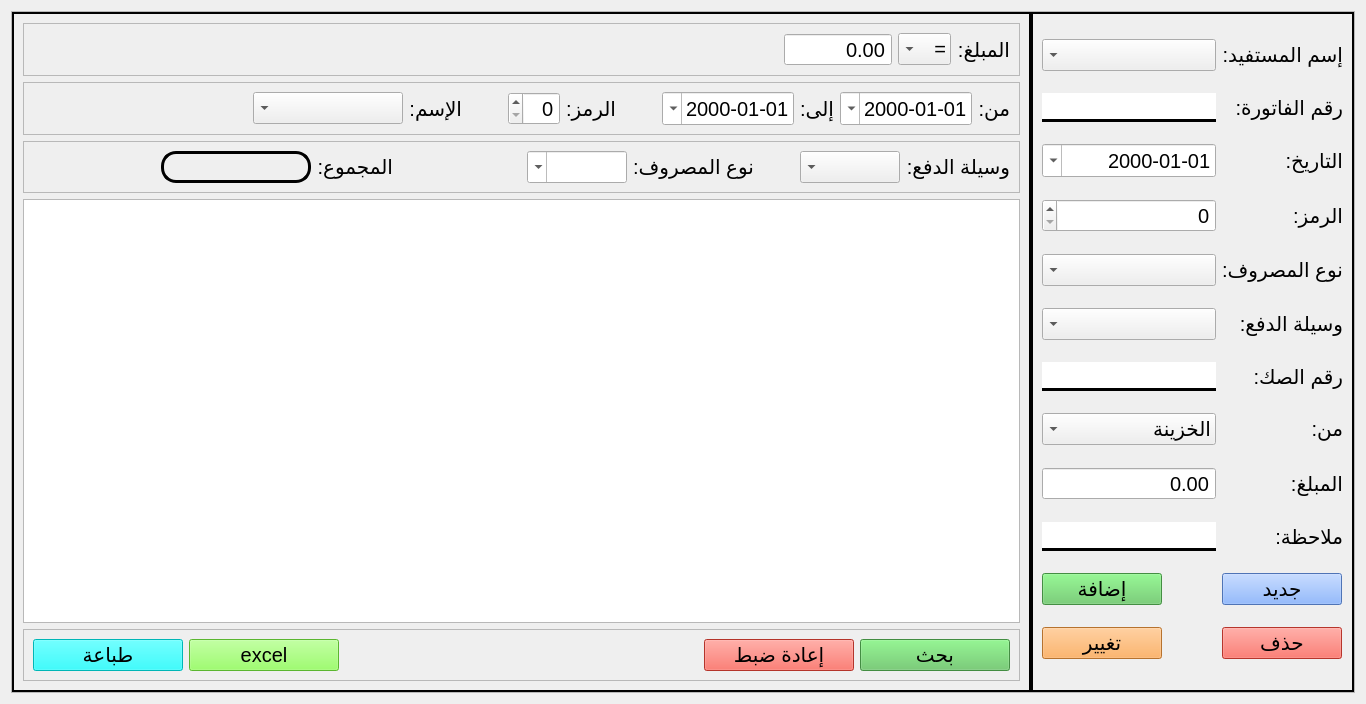
<?xml version="1.0" encoding="UTF-8"?>
<ui version="4.0">
 <class>outmoney</class>
 <widget class="QWidget" name="outmoney">
  <property name="geometry">
   <rect>
    <x>0</x>
    <y>0</y>
    <width>1366</width>
    <height>704</height>
   </rect>
  </property>
  <property name="windowTitle">
   <string>Form</string>
  </property>
  <layout class="QGridLayout" name="gridLayout">
   <item row="0" column="0">
    <widget class="QStackedWidget" name="stackedWidget">
     <property name="sizePolicy">
      <sizepolicy hsizetype="Preferred" vsizetype="Expanding">
       <horstretch>0</horstretch>
       <verstretch>0</verstretch>
      </sizepolicy>
     </property>
     <property name="minimumSize">
      <size>
       <width>0</width>
       <height>100</height>
      </size>
     </property>
     <property name="font">
      <font>
       <pointsize>25</pointsize>
      </font>
     </property>
     <property name="frameShape">
      <enum>QFrame::Shape::StyledPanel</enum>
     </property>
     <property name="frameShadow">
      <enum>QFrame::Shadow::Raised</enum>
     </property>
     <property name="currentIndex">
      <number>0</number>
     </property>
     <widget class="QWidget" name="stackedWidgetPage1">
      <layout class="QHBoxLayout" name="horizontalLayout">
       <property name="spacing">
        <number>0</number>
       </property>
       <property name="leftMargin">
        <number>0</number>
       </property>
       <property name="topMargin">
        <number>0</number>
       </property>
       <property name="rightMargin">
        <number>0</number>
       </property>
       <property name="bottomMargin">
        <number>0</number>
       </property>
       <item>
        <widget class="QFrame" name="frame_3">
         <property name="sizePolicy">
          <sizepolicy hsizetype="Expanding" vsizetype="Expanding">
           <horstretch>0</horstretch>
           <verstretch>0</verstretch>
          </sizepolicy>
         </property>
         <property name="frameShape">
          <enum>QFrame::Shape::Box</enum>
         </property>
         <property name="frameShadow">
          <enum>QFrame::Shadow::Plain</enum>
         </property>
         <property name="lineWidth">
          <number>2</number>
         </property>
         <layout class="QVBoxLayout" name="verticalLayout_2">
          <item>
           <widget class="QFrame" name="frame_5">
            <property name="frameShape">
             <enum>QFrame::Shape::StyledPanel</enum>
            </property>
            <property name="frameShadow">
             <enum>QFrame::Shadow::Raised</enum>
            </property>
            <layout class="QHBoxLayout" name="horizontalLayout_4">
             <item>
              <spacer name="horizontalSpacer_4">
               <property name="orientation">
                <enum>Qt::Orientation::Horizontal</enum>
               </property>
               <property name="sizeType">
                <enum>QSizePolicy::Policy::Expanding</enum>
               </property>
               <property name="sizeHint" stdset="0">
                <size>
                 <width>40</width>
                 <height>20</height>
                </size>
               </property>
              </spacer>
             </item>
             <item>
              <widget class="QDoubleSpinBox" name="price_search">
               <property name="font">
                <font>
                 <pointsize>15</pointsize>
                </font>
               </property>
               <property name="layoutDirection">
                <enum>Qt::LayoutDirection::RightToLeft</enum>
               </property>
               <property name="alignment">
                <set>Qt::AlignmentFlag::AlignRight|Qt::AlignmentFlag::AlignTrailing|Qt::AlignmentFlag::AlignVCenter</set>
               </property>
               <property name="buttonSymbols">
                <enum>QAbstractSpinBox::ButtonSymbols::NoButtons</enum>
               </property>
               <property name="maximum">
                <double>111111111111111113774877033367601152.000000000000000</double>
               </property>
              </widget>
             </item>
             <item>
              <widget class="QComboBox" name="operatore">
               <property name="font">
                <font>
                 <pointsize>15</pointsize>
                </font>
               </property>
               <property name="layoutDirection">
                <enum>Qt::LayoutDirection::RightToLeft</enum>
               </property>
               <item>
                <property name="text">
                 <string>=</string>
                </property>
               </item>
               <item>
                <property name="text">
                 <string>&lt;</string>
                </property>
               </item>
               <item>
                <property name="text">
                 <string>&gt;</string>
                </property>
               </item>
               <item>
                <property name="text">
                 <string>&gt;=</string>
                </property>
               </item>
               <item>
                <property name="text">
                 <string>&lt;=</string>
                </property>
               </item>
              </widget>
             </item>
             <item>
              <widget class="QLabel" name="label_7">
               <property name="font">
                <font>
                 <pointsize>15</pointsize>
                </font>
               </property>
               <property name="text">
                <string>المبلغ:</string>
               </property>
              </widget>
             </item>
            </layout>
           </widget>
          </item>
          <item>
           <widget class="QFrame" name="frame_2">
            <property name="frameShape">
             <enum>QFrame::Shape::StyledPanel</enum>
            </property>
            <property name="frameShadow">
             <enum>QFrame::Shadow::Raised</enum>
            </property>
            <layout class="QHBoxLayout" name="horizontalLayout_3">
             <item>
              <spacer name="horizontalSpacer_6">
               <property name="orientation">
                <enum>Qt::Orientation::Horizontal</enum>
               </property>
               <property name="sizeHint" stdset="0">
                <size>
                 <width>40</width>
                 <height>20</height>
                </size>
               </property>
              </spacer>
             </item>
             <item>
              <widget class="QComboBox" name="name_search">
               <property name="minimumSize">
                <size>
                 <width>150</width>
                 <height>0</height>
                </size>
               </property>
               <property name="font">
                <font>
                 <pointsize>15</pointsize>
                </font>
               </property>
               <property name="layoutDirection">
                <enum>Qt::LayoutDirection::RightToLeft</enum>
               </property>
              </widget>
             </item>
             <item>
              <widget class="QLabel" name="label_16">
               <property name="font">
                <font>
                 <pointsize>15</pointsize>
                </font>
               </property>
               <property name="text">
                <string>الإسم:</string>
               </property>
              </widget>
             </item>
             <item>
              <spacer name="horizontalSpacer_9">
               <property name="orientation">
                <enum>Qt::Orientation::Horizontal</enum>
               </property>
               <property name="sizeType">
                <enum>QSizePolicy::Policy::Fixed</enum>
               </property>
               <property name="sizeHint" stdset="0">
                <size>
                 <width>40</width>
                 <height>20</height>
                </size>
               </property>
              </spacer>
             </item>
             <item>
              <widget class="QSpinBox" name="code">
               <property name="font">
                <font>
                 <pointsize>15</pointsize>
                </font>
               </property>
               <property name="layoutDirection">
                <enum>Qt::LayoutDirection::RightToLeft</enum>
               </property>
               <property name="alignment">
                <set>Qt::AlignmentFlag::AlignRight|Qt::AlignmentFlag::AlignTrailing|Qt::AlignmentFlag::AlignVCenter</set>
               </property>
              </widget>
             </item>
             <item>
              <widget class="QLabel" name="label_12">
               <property name="font">
                <font>
                 <pointsize>15</pointsize>
                </font>
               </property>
               <property name="text">
                <string>الرمز:</string>
               </property>
              </widget>
             </item>
             <item>
              <spacer name="horizontalSpacer_5">
               <property name="orientation">
                <enum>Qt::Orientation::Horizontal</enum>
               </property>
               <property name="sizeType">
                <enum>QSizePolicy::Policy::Fixed</enum>
               </property>
               <property name="sizeHint" stdset="0">
                <size>
                 <width>40</width>
                 <height>20</height>
                </size>
               </property>
              </spacer>
             </item>
             <item>
              <widget class="QDateEdit" name="to">
               <property name="font">
                <font>
                 <pointsize>15</pointsize>
                </font>
               </property>
               <property name="layoutDirection">
                <enum>Qt::LayoutDirection::RightToLeft</enum>
               </property>
               <property name="alignment">
                <set>Qt::AlignmentFlag::AlignRight|Qt::AlignmentFlag::AlignTrailing|Qt::AlignmentFlag::AlignVCenter</set>
               </property>
               <property name="displayFormat">
                <string>dd-MM-yyyy</string>
               </property>
               <property name="calendarPopup">
                <bool>true</bool>
               </property>
              </widget>
             </item>
             <item>
              <widget class="QLabel" name="label_8">
               <property name="font">
                <font>
                 <pointsize>15</pointsize>
                </font>
               </property>
               <property name="text">
                <string>إلى:</string>
               </property>
              </widget>
             </item>
             <item>
              <widget class="QDateEdit" name="du">
               <property name="font">
                <font>
                 <pointsize>15</pointsize>
                </font>
               </property>
               <property name="layoutDirection">
                <enum>Qt::LayoutDirection::RightToLeft</enum>
               </property>
               <property name="alignment">
                <set>Qt::AlignmentFlag::AlignRight|Qt::AlignmentFlag::AlignTrailing|Qt::AlignmentFlag::AlignVCenter</set>
               </property>
               <property name="displayFormat">
                <string>dd-MM-yyyy</string>
               </property>
               <property name="calendarPopup">
                <bool>true</bool>
               </property>
              </widget>
             </item>
             <item>
              <widget class="QLabel" name="label_9">
               <property name="font">
                <font>
                 <pointsize>15</pointsize>
                </font>
               </property>
               <property name="text">
                <string>من:</string>
               </property>
              </widget>
             </item>
            </layout>
           </widget>
          </item>
          <item>
           <widget class="QFrame" name="frame_6">
            <property name="frameShape">
             <enum>QFrame::Shape::StyledPanel</enum>
            </property>
            <property name="frameShadow">
             <enum>QFrame::Shadow::Raised</enum>
            </property>
            <layout class="QHBoxLayout" name="horizontalLayout_2">
             <item>
              <spacer name="horizontalSpacer_8">
               <property name="orientation">
                <enum>Qt::Orientation::Horizontal</enum>
               </property>
               <property name="sizeHint" stdset="0">
                <size>
                 <width>40</width>
                 <height>20</height>
                </size>
               </property>
              </spacer>
             </item>
             <item>
              <widget class="QLabel" name="total">
               <property name="minimumSize">
                <size>
                 <width>150</width>
                 <height>0</height>
                </size>
               </property>
               <property name="maximumSize">
                <size>
                 <width>16777215</width>
                 <height>50</height>
                </size>
               </property>
               <property name="font">
                <font>
                 <pointsize>15</pointsize>
                </font>
               </property>
               <property name="styleSheet">
                <string notr="true">border: 3px solid black; 
border-radius: 15px</string>
               </property>
               <property name="text">
                <string/>
               </property>
              </widget>
             </item>
             <item>
              <widget class="QLabel" name="label_17">
               <property name="font">
                <font>
                 <pointsize>15</pointsize>
                </font>
               </property>
               <property name="text">
                <string>المجموع:</string>
               </property>
              </widget>
             </item>
             <item>
              <spacer name="horizontalSpacer_10">
               <property name="orientation">
                <enum>Qt::Orientation::Horizontal</enum>
               </property>
               <property name="sizeHint" stdset="0">
                <size>
                 <width>40</width>
                 <height>20</height>
                </size>
               </property>
              </spacer>
             </item>
             <item>
              <widget class="QComboBox" name="type_search">
               <property name="font">
                <font>
                 <pointsize>15</pointsize>
                </font>
               </property>
               <property name="layoutDirection">
                <enum>Qt::LayoutDirection::RightToLeft</enum>
               </property>
               <property name="editable">
                <bool>true</bool>
               </property>
              </widget>
             </item>
             <item>
              <widget class="QLabel" name="label_10">
               <property name="font">
                <font>
                 <pointsize>15</pointsize>
                </font>
               </property>
               <property name="text">
                <string>نوع المصروف:</string>
               </property>
              </widget>
             </item>
             <item>
              <spacer name="horizontalSpacer_7">
               <property name="orientation">
                <enum>Qt::Orientation::Horizontal</enum>
               </property>
               <property name="sizeType">
                <enum>QSizePolicy::Policy::Fixed</enum>
               </property>
               <property name="sizeHint" stdset="0">
                <size>
                 <width>40</width>
                 <height>20</height>
                </size>
               </property>
              </spacer>
             </item>
             <item>
              <widget class="QComboBox" name="way_search">
               <property name="font">
                <font>
                 <pointsize>15</pointsize>
                </font>
               </property>
               <property name="layoutDirection">
                <enum>Qt::LayoutDirection::RightToLeft</enum>
               </property>
              </widget>
             </item>
             <item>
              <widget class="QLabel" name="label_11">
               <property name="font">
                <font>
                 <pointsize>15</pointsize>
                </font>
               </property>
               <property name="text">
                <string>وسيلة الدفع:</string>
               </property>
              </widget>
             </item>
            </layout>
           </widget>
          </item>
          <item>
           <widget class="QTableView" name="tbl">
            <property name="font">
             <font>
              <pointsize>15</pointsize>
             </font>
            </property>
            <property name="layoutDirection">
             <enum>Qt::LayoutDirection::RightToLeft</enum>
            </property>
            <property name="editTriggers">
             <set>QAbstractItemView::EditTrigger::NoEditTriggers</set>
            </property>
            <property name="alternatingRowColors">
             <bool>true</bool>
            </property>
            <property name="selectionMode">
             <enum>QAbstractItemView::SelectionMode::SingleSelection</enum>
            </property>
            <property name="selectionBehavior">
             <enum>QAbstractItemView::SelectionBehavior::SelectRows</enum>
            </property>
            <property name="verticalScrollMode">
             <enum>QAbstractItemView::ScrollMode::ScrollPerPixel</enum>
            </property>
            <property name="horizontalScrollMode">
             <enum>QAbstractItemView::ScrollMode::ScrollPerPixel</enum>
            </property>
            <property name="showGrid">
             <bool>false</bool>
            </property>
            <attribute name="horizontalHeaderMinimumSectionSize">
             <number>150</number>
            </attribute>
            <attribute name="horizontalHeaderDefaultSectionSize">
             <number>150</number>
            </attribute>
            <attribute name="verticalHeaderCascadingSectionResizes">
             <bool>true</bool>
            </attribute>
            <attribute name="verticalHeaderDefaultSectionSize">
             <number>35</number>
            </attribute>
           </widget>
          </item>
          <item>
           <widget class="QFrame" name="frame_7">
            <property name="frameShape">
             <enum>QFrame::Shape::StyledPanel</enum>
            </property>
            <property name="frameShadow">
             <enum>QFrame::Shadow::Raised</enum>
            </property>
            <layout class="QHBoxLayout" name="horizontalLayout_5">
             <item>
              <widget class="QPushButton" name="printing_btn">
               <property name="minimumSize">
                <size>
                 <width>150</width>
                 <height>30</height>
                </size>
               </property>
               <property name="font">
                <font>
                 <pointsize>15</pointsize>
                </font>
               </property>
               <property name="styleSheet">
                <string notr="true">background-color: rgb(0, 255, 255);</string>
               </property>
               <property name="text">
                <string>طباعة</string>
               </property>
               <property name="shortcut">
                <string>Ctrl+P</string>
               </property>
              </widget>
             </item>
             <item>
              <widget class="QPushButton" name="export_btn">
               <property name="minimumSize">
                <size>
                 <width>150</width>
                 <height>30</height>
                </size>
               </property>
               <property name="font">
                <font>
                 <pointsize>15</pointsize>
                </font>
               </property>
               <property name="styleSheet">
                <string notr="true">background-color: rgb(127, 255, 67);</string>
               </property>
               <property name="text">
                <string>excel</string>
               </property>
               <property name="shortcut">
                <string>Ctrl+E</string>
               </property>
              </widget>
             </item>
             <item>
              <spacer name="horizontalSpacer_3">
               <property name="orientation">
                <enum>Qt::Orientation::Horizontal</enum>
               </property>
               <property name="sizeHint" stdset="0">
                <size>
                 <width>40</width>
                 <height>20</height>
                </size>
               </property>
              </spacer>
             </item>
             <item>
              <widget class="QPushButton" name="reset_btn">
               <property name="minimumSize">
                <size>
                 <width>150</width>
                 <height>30</height>
                </size>
               </property>
               <property name="font">
                <font>
                 <pointsize>15</pointsize>
                </font>
               </property>
               <property name="styleSheet">
                <string notr="true">background-color: rgb(252, 73, 60);</string>
               </property>
               <property name="text">
                <string>إعادة ضبط</string>
               </property>
               <property name="shortcut">
                <string>Esc</string>
               </property>
              </widget>
             </item>
             <item>
              <widget class="QPushButton" name="search_btn">
               <property name="minimumSize">
                <size>
                 <width>150</width>
                 <height>30</height>
                </size>
               </property>
               <property name="font">
                <font>
                 <pointsize>15</pointsize>
                </font>
               </property>
               <property name="styleSheet">
                <string notr="true">background-color: rgb(94, 197, 93);</string>
               </property>
               <property name="text">
                <string>بحث</string>
               </property>
               <property name="shortcut">
                <string>Return</string>
               </property>
              </widget>
             </item>
            </layout>
           </widget>
          </item>
         </layout>
        </widget>
       </item>
       <item>
        <widget class="QFrame" name="frame_4">
         <property name="sizePolicy">
          <sizepolicy hsizetype="Fixed" vsizetype="Preferred">
           <horstretch>0</horstretch>
           <verstretch>0</verstretch>
          </sizepolicy>
         </property>
         <property name="maximumSize">
          <size>
           <width>520</width>
           <height>16777215</height>
          </size>
         </property>
         <property name="frameShape">
          <enum>QFrame::Shape::Box</enum>
         </property>
         <property name="frameShadow">
          <enum>QFrame::Shadow::Plain</enum>
         </property>
         <property name="lineWidth">
          <number>2</number>
         </property>
         <layout class="QGridLayout" name="gridLayout_2">
          <item row="11" column="1">
           <widget class="QPushButton" name="delete_btn">
            <property name="minimumSize">
             <size>
              <width>120</width>
              <height>30</height>
             </size>
            </property>
            <property name="maximumSize">
             <size>
              <width>120</width>
              <height>16777215</height>
             </size>
            </property>
            <property name="font">
             <font>
              <pointsize>15</pointsize>
             </font>
            </property>
            <property name="styleSheet">
             <string notr="true">background-color: rgb(255, 74, 61);</string>
            </property>
            <property name="text">
             <string>حذف</string>
            </property>
           </widget>
          </item>
          <item row="0" column="1">
           <widget class="QLabel" name="label_13">
            <property name="font">
             <font>
              <pointsize>15</pointsize>
             </font>
            </property>
            <property name="text">
             <string>إسم المستفيد:</string>
            </property>
           </widget>
          </item>
          <item row="9" column="0">
           <widget class="QLineEdit" name="note">
            <property name="font">
             <font>
              <pointsize>15</pointsize>
             </font>
            </property>
            <property name="styleSheet">
             <string notr="true">border: 3px solid black;
border-left: none;
border-right: none;
border-top: none 
</string>
            </property>
           </widget>
          </item>
          <item row="8" column="1">
           <widget class="QLabel" name="label_5">
            <property name="font">
             <font>
              <pointsize>15</pointsize>
             </font>
            </property>
            <property name="text">
             <string>المبلغ:</string>
            </property>
           </widget>
          </item>
          <item row="4" column="0">
           <widget class="QComboBox" name="type">
            <property name="font">
             <font>
              <pointsize>15</pointsize>
             </font>
            </property>
            <property name="layoutDirection">
             <enum>Qt::LayoutDirection::RightToLeft</enum>
            </property>
            <property name="editable">
             <bool>false</bool>
            </property>
           </widget>
          </item>
          <item row="7" column="0">
           <widget class="QComboBox" name="bank_caisse">
            <property name="font">
             <font>
              <pointsize>15</pointsize>
             </font>
            </property>
            <property name="layoutDirection">
             <enum>Qt::LayoutDirection::RightToLeft</enum>
            </property>
            <item>
             <property name="text">
              <string>الخزينة</string>
             </property>
            </item>
            <item>
             <property name="text">
              <string>البنك</string>
             </property>
            </item>
           </widget>
          </item>
          <item row="2" column="1">
           <widget class="QLabel" name="label_2">
            <property name="font">
             <font>
              <pointsize>15</pointsize>
             </font>
            </property>
            <property name="text">
             <string>التاريخ:</string>
            </property>
           </widget>
          </item>
          <item row="9" column="1">
           <widget class="QLabel" name="label_6">
            <property name="font">
             <font>
              <pointsize>15</pointsize>
             </font>
            </property>
            <property name="text">
             <string>ملاحظة:</string>
            </property>
           </widget>
          </item>
          <item row="5" column="1">
           <widget class="QLabel" name="label_4">
            <property name="font">
             <font>
              <pointsize>15</pointsize>
             </font>
            </property>
            <property name="text">
             <string>وسيلة الدفع:</string>
            </property>
           </widget>
          </item>
          <item row="0" column="0">
           <widget class="QComboBox" name="name">
            <property name="font">
             <font>
              <pointsize>15</pointsize>
             </font>
            </property>
            <property name="layoutDirection">
             <enum>Qt::LayoutDirection::RightToLeft</enum>
            </property>
           </widget>
          </item>
          <item row="3" column="0">
           <widget class="QSpinBox" name="code_input">
            <property name="font">
             <font>
              <pointsize>15</pointsize>
             </font>
            </property>
            <property name="layoutDirection">
             <enum>Qt::LayoutDirection::RightToLeft</enum>
            </property>
            <property name="alignment">
             <set>Qt::AlignmentFlag::AlignRight|Qt::AlignmentFlag::AlignTrailing|Qt::AlignmentFlag::AlignVCenter</set>
            </property>
           </widget>
          </item>
          <item row="11" column="0">
           <widget class="QPushButton" name="update_btn">
            <property name="minimumSize">
             <size>
              <width>120</width>
              <height>30</height>
             </size>
            </property>
            <property name="maximumSize">
             <size>
              <width>120</width>
              <height>16777215</height>
             </size>
            </property>
            <property name="font">
             <font>
              <pointsize>15</pointsize>
             </font>
            </property>
            <property name="styleSheet">
             <string notr="true">background-color: rgb(255, 160, 65);</string>
            </property>
            <property name="text">
             <string>تغيير</string>
            </property>
           </widget>
          </item>
          <item row="1" column="1">
           <widget class="QLabel" name="label_14">
            <property name="font">
             <font>
              <pointsize>15</pointsize>
             </font>
            </property>
            <property name="text">
             <string>رقم الفاتورة:</string>
            </property>
           </widget>
          </item>
          <item row="6" column="0">
           <widget class="QLineEdit" name="nb_cheque">
            <property name="font">
             <font>
              <pointsize>15</pointsize>
             </font>
            </property>
            <property name="styleSheet">
             <string notr="true">border: 3px solid black;
border-left: none;
border-right: none;
border-top: none 
</string>
            </property>
           </widget>
          </item>
          <item row="3" column="1">
           <widget class="QLabel" name="label_19">
            <property name="font">
             <font>
              <pointsize>15</pointsize>
             </font>
            </property>
            <property name="text">
             <string>الرمز:</string>
            </property>
           </widget>
          </item>
          <item row="6" column="1">
           <widget class="QLabel" name="label_15">
            <property name="font">
             <font>
              <pointsize>15</pointsize>
             </font>
            </property>
            <property name="text">
             <string>رقم الصك:</string>
            </property>
           </widget>
          </item>
          <item row="4" column="1">
           <widget class="QLabel" name="label_3">
            <property name="font">
             <font>
              <pointsize>15</pointsize>
             </font>
            </property>
            <property name="text">
             <string>نوع المصروف:</string>
            </property>
           </widget>
          </item>
          <item row="7" column="1">
           <widget class="QLabel" name="label_18">
            <property name="font">
             <font>
              <pointsize>15</pointsize>
             </font>
            </property>
            <property name="text">
             <string>من:</string>
            </property>
           </widget>
          </item>
          <item row="2" column="0">
           <widget class="QDateEdit" name="date">
            <property name="font">
             <font>
              <pointsize>15</pointsize>
             </font>
            </property>
            <property name="layoutDirection">
             <enum>Qt::LayoutDirection::RightToLeft</enum>
            </property>
            <property name="alignment">
             <set>Qt::AlignmentFlag::AlignRight|Qt::AlignmentFlag::AlignTrailing|Qt::AlignmentFlag::AlignVCenter</set>
            </property>
            <property name="displayFormat">
             <string>dd-MM-yyyy</string>
            </property>
            <property name="calendarPopup">
             <bool>true</bool>
            </property>
           </widget>
          </item>
          <item row="5" column="0">
           <widget class="QComboBox" name="way">
            <property name="font">
             <font>
              <pointsize>15</pointsize>
             </font>
            </property>
            <property name="layoutDirection">
             <enum>Qt::LayoutDirection::RightToLeft</enum>
            </property>
           </widget>
          </item>
          <item row="1" column="0">
           <widget class="QLineEdit" name="bill_num">
            <property name="font">
             <font>
              <pointsize>15</pointsize>
             </font>
            </property>
            <property name="styleSheet">
             <string notr="true">border: 3px solid black;
border-left: none;
border-right: none;
border-top: none 
</string>
            </property>
           </widget>
          </item>
          <item row="10" column="1">
           <widget class="QPushButton" name="new_btn">
            <property name="minimumSize">
             <size>
              <width>120</width>
              <height>30</height>
             </size>
            </property>
            <property name="maximumSize">
             <size>
              <width>120</width>
              <height>16777215</height>
             </size>
            </property>
            <property name="font">
             <font>
              <pointsize>15</pointsize>
             </font>
            </property>
            <property name="styleSheet">
             <string notr="true">background-color: rgb(111, 162, 255);</string>
            </property>
            <property name="text">
             <string>جديد</string>
            </property>
           </widget>
          </item>
          <item row="10" column="0">
           <widget class="QPushButton" name="add_btn">
            <property name="minimumSize">
             <size>
              <width>120</width>
              <height>30</height>
             </size>
            </property>
            <property name="maximumSize">
             <size>
              <width>120</width>
              <height>16777215</height>
             </size>
            </property>
            <property name="font">
             <font>
              <pointsize>15</pointsize>
             </font>
            </property>
            <property name="styleSheet">
             <string notr="true">background-color: rgb(95, 199, 94);</string>
            </property>
            <property name="text">
             <string>إضافة</string>
            </property>
           </widget>
          </item>
          <item row="8" column="0">
           <widget class="QDoubleSpinBox" name="price">
            <property name="font">
             <font>
              <pointsize>15</pointsize>
             </font>
            </property>
            <property name="layoutDirection">
             <enum>Qt::LayoutDirection::RightToLeft</enum>
            </property>
            <property name="alignment">
             <set>Qt::AlignmentFlag::AlignRight|Qt::AlignmentFlag::AlignTrailing|Qt::AlignmentFlag::AlignVCenter</set>
            </property>
            <property name="buttonSymbols">
             <enum>QAbstractSpinBox::ButtonSymbols::NoButtons</enum>
            </property>
            <property name="maximum">
             <double>111111111111111113774877033367601152.000000000000000</double>
            </property>
           </widget>
          </item>
         </layout>
        </widget>
       </item>
      </layout>
     </widget>
     <widget class="QWidget" name="page">
      <layout class="QVBoxLayout" name="verticalLayout_3">
       <item>
        <widget class="QTextEdit" name="printing_plain">
         <property name="minimumSize">
          <size>
           <width>700</width>
           <height>0</height>
          </size>
         </property>
         <property name="font">
          <font>
           <pointsize>12</pointsize>
          </font>
         </property>
         <property name="layoutDirection">
          <enum>Qt::LayoutDirection::RightToLeft</enum>
         </property>
         <property name="readOnly">
          <bool>true</bool>
         </property>
        </widget>
       </item>
       <item>
        <widget class="QFrame" name="frame_19">
         <property name="frameShape">
          <enum>QFrame::Shape::StyledPanel</enum>
         </property>
         <property name="frameShadow">
          <enum>QFrame::Shadow::Raised</enum>
         </property>
         <layout class="QHBoxLayout" name="horizontalLayout_14">
          <item>
           <spacer name="horizontalSpacer_15">
            <property name="orientation">
             <enum>Qt::Orientation::Horizontal</enum>
            </property>
            <property name="sizeHint" stdset="0">
             <size>
              <width>40</width>
              <height>20</height>
             </size>
            </property>
           </spacer>
          </item>
          <item>
           <widget class="QPushButton" name="cancel">
            <property name="minimumSize">
             <size>
              <width>150</width>
              <height>30</height>
             </size>
            </property>
            <property name="font">
             <font>
              <pointsize>15</pointsize>
             </font>
            </property>
            <property name="styleSheet">
             <string notr="true">background-color: rgb(255, 93, 29);</string>
            </property>
            <property name="text">
             <string>إلغاء</string>
            </property>
            <property name="shortcut">
             <string>Esc</string>
            </property>
           </widget>
          </item>
          <item>
           <spacer name="horizontalSpacer_16">
            <property name="orientation">
             <enum>Qt::Orientation::Horizontal</enum>
            </property>
            <property name="sizeType">
             <enum>QSizePolicy::Policy::Fixed</enum>
            </property>
            <property name="sizeHint" stdset="0">
             <size>
              <width>40</width>
              <height>20</height>
             </size>
            </property>
           </spacer>
          </item>
          <item>
           <widget class="QPushButton" name="printing">
            <property name="minimumSize">
             <size>
              <width>150</width>
              <height>30</height>
             </size>
            </property>
            <property name="font">
             <font>
              <pointsize>15</pointsize>
             </font>
            </property>
            <property name="styleSheet">
             <string notr="true">background-color: rgb(143, 255, 52);</string>
            </property>
            <property name="text">
             <string>طباعة</string>
            </property>
           </widget>
          </item>
          <item>
           <spacer name="horizontalSpacer_14">
            <property name="orientation">
             <enum>Qt::Orientation::Horizontal</enum>
            </property>
            <property name="sizeHint" stdset="0">
             <size>
              <width>40</width>
              <height>20</height>
             </size>
            </property>
           </spacer>
          </item>
         </layout>
        </widget>
       </item>
      </layout>
     </widget>
    </widget>
   </item>
  </layout>
 </widget>
 <resources/>
 <connections/>
</ui>
